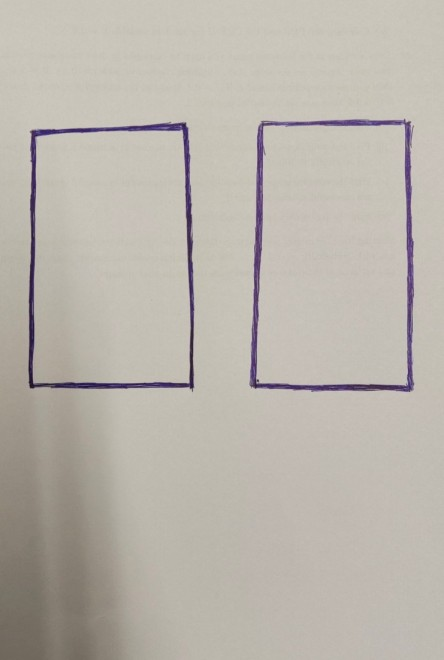
#> input picture phone.jpg, 444 x 660 px
$ python box_detection.py
#> lines starting #> are read from the running program, lines starting #| are printed output that depends on the picture; after the words box and inside, x2 and y2 are one past the last pixel; in counts of white or black regions, pixels touching at a corner belong together
import cv2
import numpy as np

def sort_contours(cnts, method="left-to-right"):
    # initialize the reverse flag and sort index
    reverse = False
    i = 0

    # handle if we need to sort in reverse
    if method == "right-to-left" or method == "bottom-to-top":
        reverse = True

    # handle if we are sorting against the y-coordinate rather than
    # the x-coordinate of the bounding box
    if method == "top-to-bottom" or method == "bottom-to-top":
        i = 1

    # construct the list of bounding boxes and sort them from top to
    # bottom
    boundingBoxes = [cv2.boundingRect(c) for c in cnts]
    (cnts, boundingBoxes) = zip(*sorted(zip(cnts, boundingBoxes),
                                        key=lambda b: b[1][i], reverse=reverse))

    # return the list of sorted contours and bounding boxes
    return (cnts, boundingBoxes)

def box_extraction(img_for_box_extraction_path, cropped_dir_path):

#> called with img_for_box_extraction_path = 'phone.jpg', cropped_dir_path = './Cropped/'
    img = cv2.imread(img_for_box_extraction_path, 0)  # Read the image
#> img: shape (660, 444); min 22, max 205, mean 181.2
    (thresh, img_bin) = cv2.threshold(img, 128, 255,
                                      cv2.THRESH_BINARY | cv2.THRESH_OTSU)  # Thresholding the image
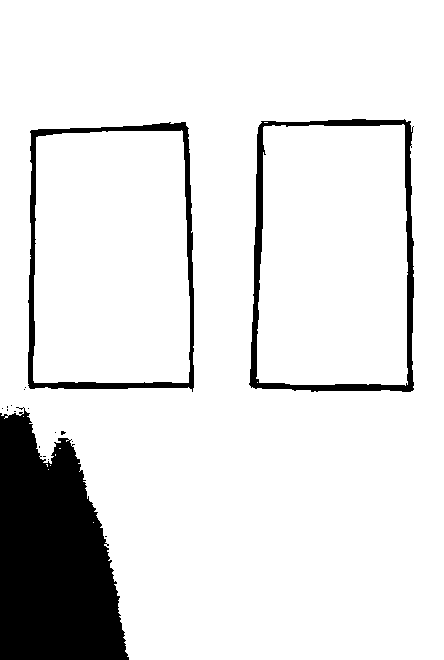
#> img_bin: shape (660, 444); 88.9% white; 18 black regions (15 under 20 px), largest, box (x1, y1, x2, y2) and area: (0, 407, 129, 660) 23385, (249, 119, 414, 392) 4887, (28, 122, 194, 392) 4317
#> thresh = 153
    img_bin = 255-img_bin  # Invert the image

    cv2.imwrite("Image_bin.jpg",img_bin)

    # Defining a kernel length
    kernel_length = np.array(img).shape[1]//40
#> kernel_length = 11

    # A verticle kernel of (1 X kernel_length), which will detect all the verticle lines from the image.
    verticle_kernel = cv2.getStructuringElement(cv2.MORPH_RECT, (1, kernel_length))
#> verticle_kernel = [1, 1, 1, 1, 1, 1, 1, 1, 1, 1, 1]
    # A horizontal kernel of (kernel_length X 1), which will help to detect all the horizontal line from the image.
    hori_kernel = cv2.getStructuringElement(cv2.MORPH_RECT, (kernel_length, 1))
    # A kernel of (3 X 3) ones.
    kernel = cv2.getStructuringElement(cv2.MORPH_RECT, (3, 3))

    # Morphological operation to detect verticle lines from an image
    img_temp1 = cv2.erode(img_bin, verticle_kernel, iterations=3)
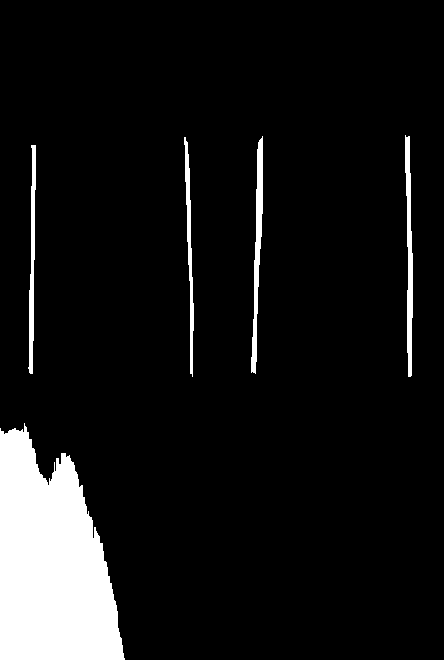
#> img_temp1: shape (660, 444); 8.7% white; 5 white regions, box (x1, y1, x2, y2) and area: (0, 423, 125, 660) 21221, (251, 136, 263, 374) 1245, (405, 135, 413, 377) 1166, (28, 145, 36, 374) 961, (184, 137, 194, 377) 869
    verticle_lines_img = cv2.dilate(img_temp1, verticle_kernel, iterations=3)
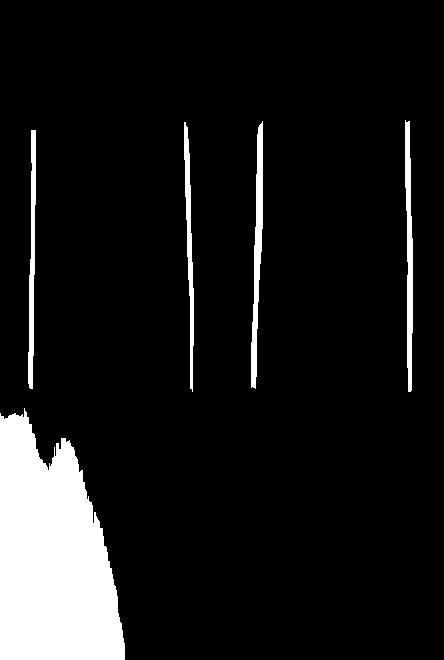
#> verticle_lines_img: shape (660, 444); 9.7% white; 5 white regions, box (x1, y1, x2, y2) and area: (0, 408, 125, 660) 23096, (251, 121, 263, 389) 1605, (405, 120, 413, 392) 1436, (28, 130, 36, 389) 1231, (184, 122, 194, 392) 1169
    cv2.imwrite("verticle_lines.jpg",verticle_lines_img)

    # Morphological operation to detect horizontal lines from an image
    img_temp2 = cv2.erode(img_bin, hori_kernel, iterations=3)
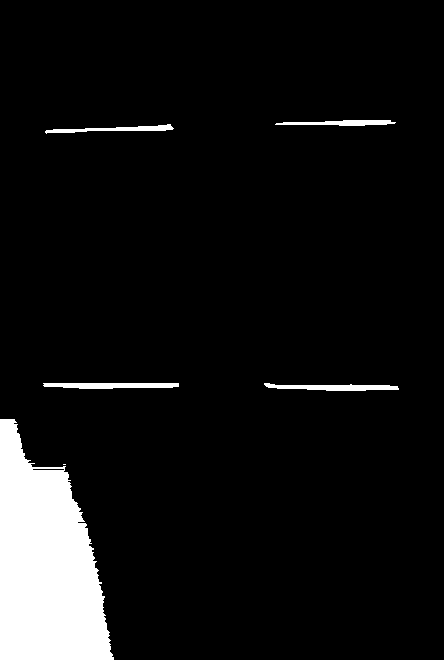
#> img_temp2: shape (660, 444); 7.3% white; 6 white regions (1 under 20 px), largest, box (x1, y1, x2, y2) and area: (0, 419, 114, 660) 18945, (43, 383, 179, 389) 686, (264, 383, 399, 391) 660, (45, 124, 174, 134) 510, (275, 120, 396, 126) 484
    horizontal_lines_img = cv2.dilate(img_temp2, hori_kernel, iterations=3)
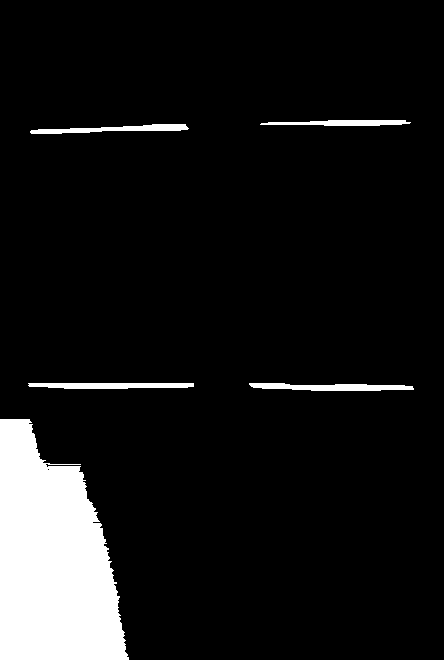
#> horizontal_lines_img: shape (660, 444); 8.8% white; 5 white regions, box (x1, y1, x2, y2) and area: (0, 419, 129, 660) 22653, (249, 383, 414, 391) 930, (28, 383, 194, 389) 866, (30, 124, 189, 134) 810, (260, 120, 411, 126) 664
    cv2.imwrite("horizontal_lines.jpg",horizontal_lines_img)

    # Weighting parameters, this will decide the quantity of an image to be added to make a new image.
    alpha = 0.5
    beta = 1.0 - alpha
    # This function helps to add two image with specific weight parameter to get a third image as summation of two image.
    img_final_bin = cv2.addWeighted(verticle_lines_img, alpha, horizontal_lines_img, beta, 0.0)
    img_final_bin = cv2.erode(~img_final_bin, kernel, iterations=2)
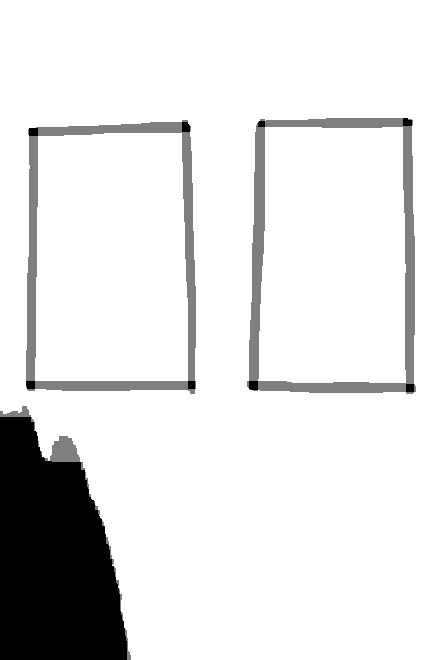
#> img_final_bin: shape (660, 444); min 0, max 255, mean 227.3
    (thresh, img_final_bin) = cv2.threshold(img_final_bin, 128, 255, cv2.THRESH_BINARY | cv2.THRESH_OTSU)
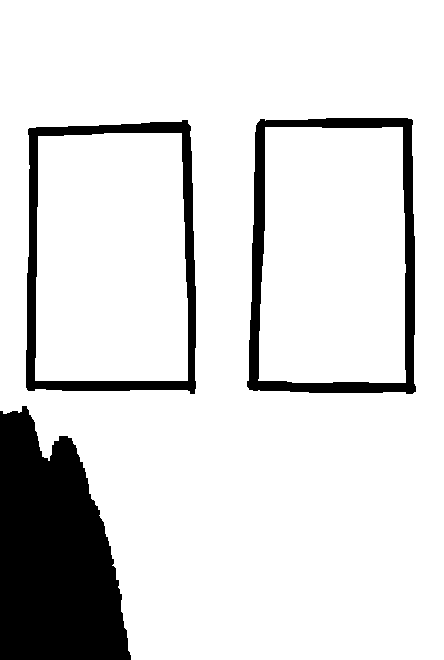
#> img_final_bin: shape (660, 444); 86.4% white; 3 black regions
#> thresh = 127

    # For Debugging
    # Enable this line to see verticle and horizontal lines in the image which is used to find boxes
    cv2.imwrite("img_final_bin.jpg",img_final_bin)
    # Find contours for image, which will detect all the boxes
    contours, hierarchy = cv2.findContours(
        img_final_bin, cv2.RETR_TREE, cv2.CHAIN_APPROX_SIMPLE)
#> contours = 5 contours; box (x1, y1, x2, y2) and area: (0, 0, 444, 660) 267598, (246, 117, 417, 395) 44640, (25, 119, 197, 395) 44586, (35, 133, 188, 381) 36337, (258, 127, 406, 383) 35791
    # Sort all the contours by top to bottom.
    (contours, boundingBoxes) = sort_contours(contours, method="top-to-bottom")
#> in sort_contours, `boundingBoxes = [cv2.boundingRect(c) for c in cnts]`: boundingBoxes = [(0, 0, 444, 660), (25, 119, 172, 276), (35, 133, 153, 248), (246, 117, 171, 278), (258, 127, 148, 256)]
#> in sort_contours, `(cnts, boundingBoxes) = zip(*sorted(zip(cnts, boundingBoxes), key=lamb..`: cnts has the same summary as contours in box_extraction; boundingBoxes = ((0, 0, 444, 660), (246, 117, 171, 278), (25, 119, 172, 276), (258, 127, 148, 256), (35, 133, 153, 248))

    idx = 0
    for c in contours:
        # Returns the location and width,height for every contour
        x, y, w, h = cv2.boundingRect(c)

        # If the box height is greater then 20, widht is >80, then only save it as a box in "cropped/" folder.
        if (w > 80 and h > 20) and w > 1*h:
            idx += 1
            new_img = img[y:y+h, x:x+w]
            cv2.imwrite(cropped_dir_path+str(idx) + '.png', new_img)
#> this loop made 5 passes
#> after the loop, idx = 0

    # For Debugging
    # Enable this line to see all contours.
    # cv2.drawContours(img, contours, -1, (0, 0, 255), 3)
    # cv2.imwrite("./Temp/img_contour.jpg", img)


box_extraction("phone.jpg", "./Cropped/")

$ run again, with aditya.jpg copied over phone.jpg
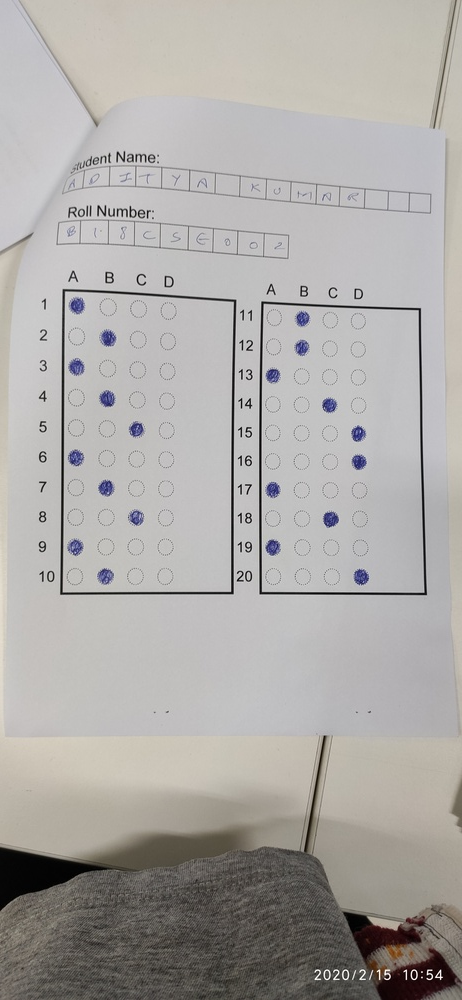
#> input picture aditya.jpg, 462 x 1000 px, shrunk from 1846 x 4000 before the run
#> in box_extraction, `(thresh, img_bin) = cv2.threshold(img, 128, 255, cv2.THRESH_BINARY | c..`:
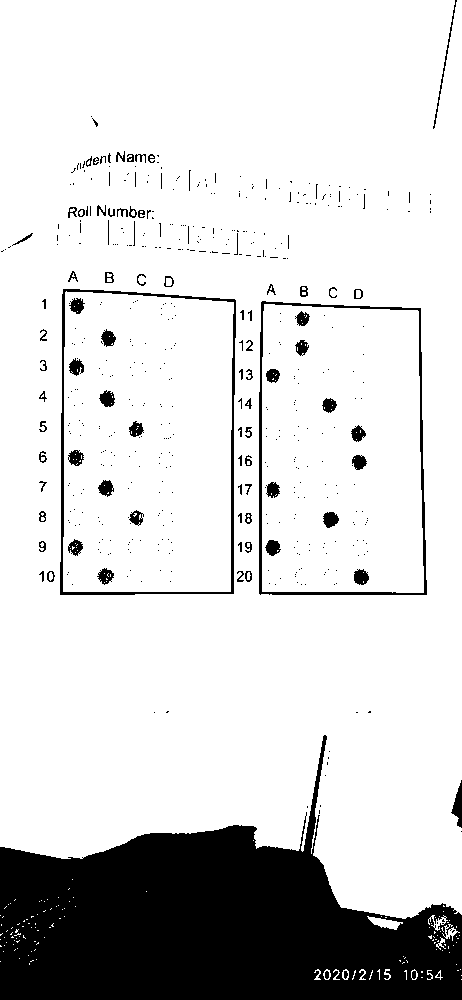
#> img_bin: shape (1000, 462); 84% white; 509 black regions (426 under 20 px), largest, box (x1, y1, x2, y2) and area: (0, 735, 462, 1000) 62654, (60, 289, 236, 595) 2478, (259, 301, 427, 595) 2360
#> in box_extraction, `(thresh, img_bin) = cv2.threshold(img, 128, 255, cv2.THRESH_BINARY | c..`: thresh = 132
#> img_temp1: shape (1000, 462); 11.1% white; 8 white regions (1 under 20 px), largest, box (x1, y1, x2, y2) and area: (0, 802, 462, 1000) 48803, (259, 316, 263, 580) 693, (60, 304, 65, 580) 672
#> verticle_lines_img: shape (1000, 462); 13.8% white; 6 white regions, box (x1, y1, x2, y2) and area: (0, 787, 462, 1000) 60263, (60, 289, 65, 595) 822, (231, 299, 236, 594) 814, (259, 301, 263, 595) 813, (419, 308, 426, 595) 703, (459, 780, 462, 828) 133
#> img_temp2: shape (1000, 462); 11.9% white; 32 white regions (24 under 20 px), largest, box (x1, y1, x2, y2) and area: (0, 828, 462, 1000) 53886, (274, 592, 412, 595) 366, (75, 592, 219, 595) 333
#> horizontal_lines_img: shape (1000, 462); 13.1% white; 17 white regions (4 under 20 px), largest, box (x1, y1, x2, y2) and area: (0, 828, 462, 1000) 58350, (259, 592, 427, 595) 456, (60, 592, 234, 595) 423
#> in box_extraction, `(thresh, img_final_bin) = cv2.threshold(img_final_bin, 128, 255, cv2.T..`:
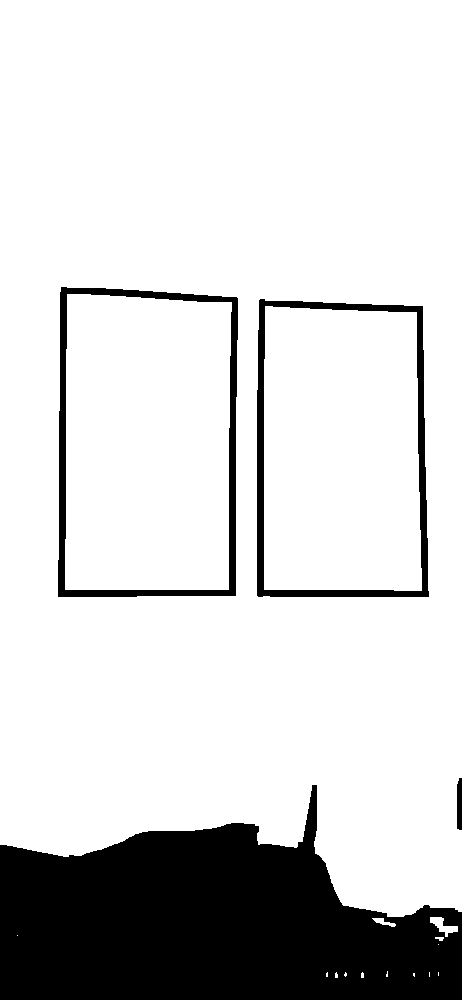
#> img_final_bin: shape (1000, 462); 83.4% white; 4 black regions
#> in box_extraction, `(thresh, img_final_bin) = cv2.threshold(img_final_bin, 128, 255, cv2.T..`: thresh = 127
#> contours = 18 contours, 11 with area under 20; largest, box (x1, y1, x2, y2) and area: (0, 0, 462, 917) 395442, (57, 286, 239, 598) 54502, (256, 298, 430, 598) 49833, (65, 294, 232, 590) 47318, (264, 306, 422, 591) 42968, (430, 917, 458, 937) 201, (372, 918, 396, 927) 70
#> in sort_contours, `boundingBoxes = [cv2.boundingRect(c) for c in cnts]`: boundingBoxes = 18 items, first 6: (413, 973, 2, 4), (438, 972, 1, 4), (429, 972, 1, 5), (361, 972, 3, 6), (344, 972, 3, 5), (335, 972, 3, 6)
#> in sort_contours, `(cnts, boundingBoxes) = zip(*sorted(zip(cnts, boundingBoxes), key=lamb..`: cnts has the same summary as contours in box_extraction; boundingBoxes = 18 items, first 6: (0, 0, 462, 917), (57, 286, 182, 312), (65, 294, 167, 296), (256, 298, 174, 300), (264, 306, 158, 285), (430, 917, 28, 20)
#> the loop in box_extraction, `for c in contours:` made 18 passes
#> after the loop in box_extraction, `for c in contours:`: idx = 0
